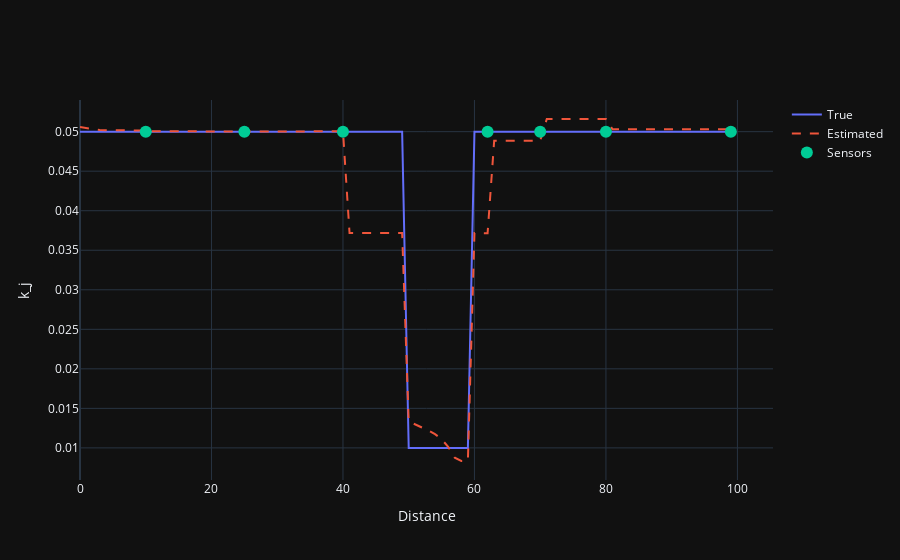

Source (notebook cell):
### Code cell
fig3=make_subplots()
#fig3.add_trace(go.Scatter(y=kj, name='$\\text{True} \ k_j$'))
#fig3.add_trace(go.Scatter(y=tdnu.kappa.detach(), name='$\\text{Estimated} \ k_j$', line=dict(dash='dash')))
fig3.add_trace(go.Scatter(y=kj, name='True'))
fig3.add_trace(go.Scatter(y=tdnu.kappa.detach(), name='Estimated', line=dict(dash='dash')))
fig3.add_trace(go.Scatter(x=xi, y=kj[xi], name='Sensors', mode='markers',
                         marker=dict(size=12)))
fig3.update_yaxes(title="k_j")
fig3.update_xaxes(title="Distance")
